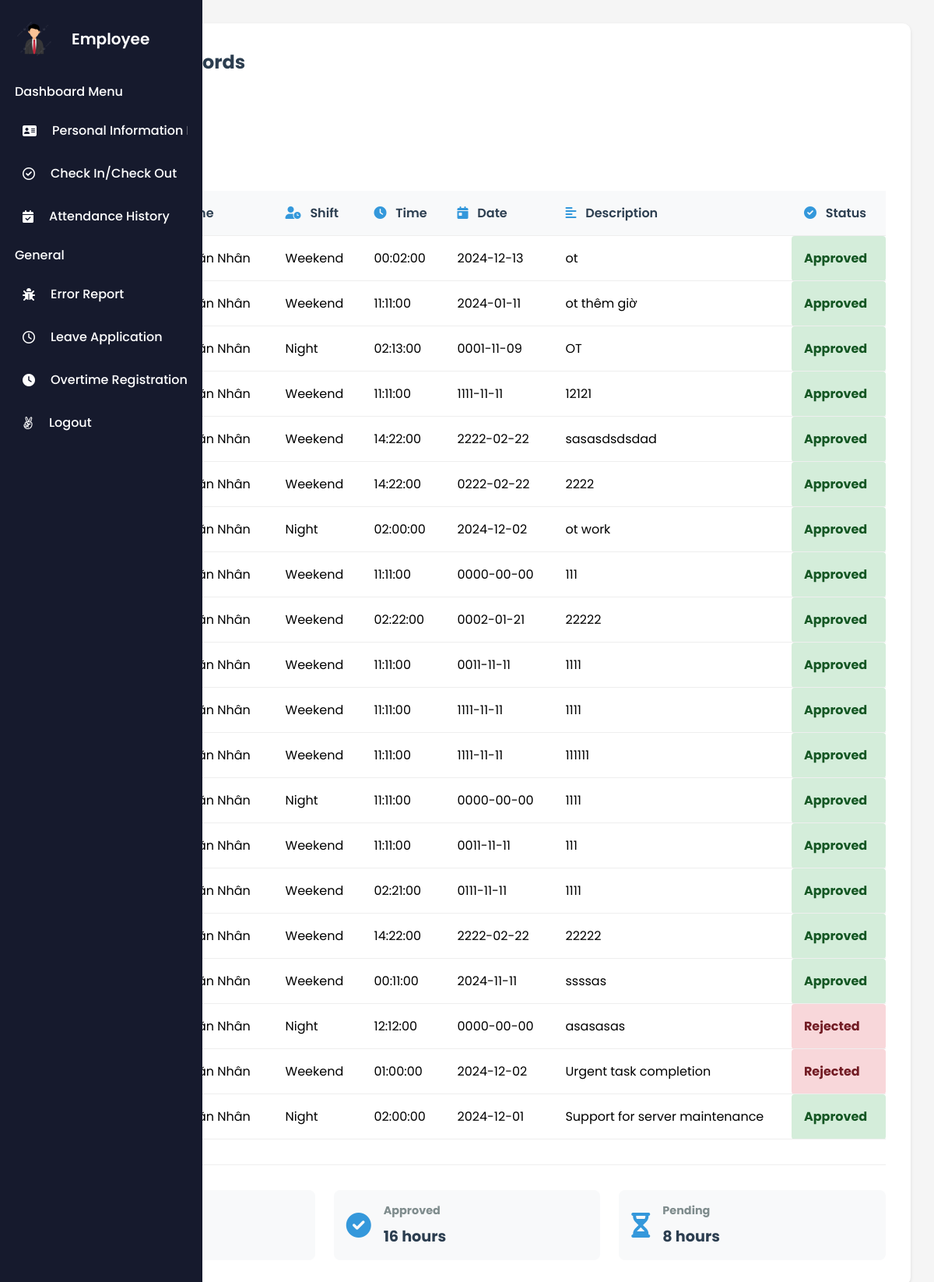
Page /index.php?action=viewPendingOTRequests (signed in) on the committed database.
### tables this page shows
CREATE TABLE `ot` (
  `overtimeID` int(11) NOT NULL,
  `employeeID` int(11) NOT NULL,
  `date` date NOT NULL,
  `shift` enum('Weekend','Night','Holiday') NOT NULL,
  `time` time DEFAULT NULL,
  `description` varchar(255) DEFAULT NULL,
  `status` enum('Pending','Approved','Rejected') NOT NULL DEFAULT 'Pending'
);

CREATE TABLE `employee` (
  `EmployeeID` int(11) NOT NULL,
  `Username` varchar(50) NOT NULL,
  `Password` varchar(100) NOT NULL,
  `FirstName` varchar(50) DEFAULT NULL,
  `LastName` varchar(50) DEFAULT NULL,
  `DateOfBirth` date DEFAULT NULL,
  `Gender` enum('male','female','other') DEFAULT NULL,
  `IdentityNumber` varchar(20) DEFAULT NULL,
  `IdentityIssuedDate` date DEFAULT NULL,
  `IdentityIssuedPlace` varchar(100) DEFAULT NULL,
  `Email` varchar(100) DEFAULT NULL,
  `PhoneNumber` varchar(20) DEFAULT NULL,
  `MaritalStatus` enum('Có gia đình','Độc thân') DEFAULT NULL,
  `Hometown` varchar(100) DEFAULT NULL,
  `PlaceOfBirth` varchar(100) DEFAULT NULL,
  `Nationality` varchar(50) DEFAULT NULL,
  `Role` enum('giam doc','nhan vien','ke toan') DEFAULT NULL,
  `HourlyRate` decimal(10,2) NOT NULL
);

### controllers/OTController.php (called while the page is built, shortened)
<?php
require_once 'models/OvertimeModel.php';
class OTController {
    private $overtimeModel;
    public function __construct($db) {
        $this->overtimeModel = new OvertimeModel($db);
    }
    public function viewPendingOTRequests() {
        $status = isset($_GET['status']) ? $_GET['status'] : 'all';
        $overtime_requests = $this->overtimeModel->getFilteredOvertimeRequests(
            $_SESSION['id'],
            $status
        );
        include 'views/viewPendingOTRequests.php';
    }
}
?>

### models/OvertimeModel.php (called while the page is built, shortened)
<?php
class OvertimeModel {
    private $pdo;
    public function __construct($pdo) {
        $this->pdo = $pdo;
    }
    public function getFilteredOvertimeRequests($employeeId, $status = null) {
        $query = "SELECT ot.*, e.FirstName, e.LastName
                  FROM ot
                  JOIN employee e ON ot.EmployeeID = e.EmployeeID
                  WHERE ot.EmployeeID = :employeeId";
        $params = ['employeeId' => $employeeId];
        $query .= " ORDER BY ot.overtimeID DESC";
        $stmt = $this->pdo->prepare($query);
        $stmt->execute($params);
        return $stmt->fetchAll(PDO::FETCH_ASSOC);
    }
}
?>

### views/viewPendingOTRequests.php (the view, shortened to what this page needs)
<!DOCTYPE html>
<html lang="en">
<head>
    <link rel="stylesheet" href="assets/css/viewPendingOTRequests.css" />
    <link
      rel="stylesheet"
      href="https://cdnjs.cloudflare.com/ajax/libs/font-awesome/6.0.0-beta3/css/all.min.css"
    />
</head>
<body>
    <?php include 'views/layouts/sidebar.php'; ?>
    <div class="main-content">
    <div class="overtime-records-container">
        <div class="records-header">
        <h2><i class="fas fa-history"></i> Overtime Records</h2>
        </div>
        <div class="records-filters">
            <form method="GET" action="index.php" class="filter-form">
                <div class="filter-group">
                    <label><i class="fas fa-filter"></i> Status</label>
                </div>
            </form>
        </div>
        <div class="records-table">
        <table id="overtimeTable">
            <thead>
            <tr>
                <th><i class="fas fa-hashtag"></i> No.</th>
                <th><i class="fas fa-user"></i> Full Name</th>
                <th><i class="fas fa-user-clock"></i> Shift</th>
                <th><i class="fas fa-clock"></i> Time</th>
                <th><i class="fas fa-calendar-day"></i> Date</th>
                <th><i class="fas fa-align-left"></i> Description</th>
                <th><i class="fas fa-check-circle"></i> Status</th>
            </tr>
            </thead>
            <tbody>
                <?php
                    if (isset($overtime_requests) && !empty($overtime_requests)) {
                        $counter = 1;
                        foreach ($overtime_requests as $request) {
                            $statusClass = '';
                            switch ($request['status']) {
                                case 'Approved':
                                    $statusClass = 'approved';
                                    break;
                                case 'Rejected':
                                    $statusClass = 'rejected';
                                    break;
                            }
                            echo "<tr>";
                            echo "<td>{$counter}</td>";
                            echo "<td>{$request['FirstName']} {$request['LastName']}</td>";
                            echo "<td>{$request['shift']}</td>";
                            echo "<td>{$request['time']}</td>";
                            echo "<td>{$request['date']}</td>";
                            echo "<td>{$request['description']}</td>";
                            echo "<td class='status {$statusClass}'>{$request['status']}</td>";
                            echo "</tr>";
                            $counter++;
                        }
                    } else {
                        echo "<tr><td colspan='8'>No overtime requests found.</td></tr>";
                    }
                ?>
        </tbody>
        </table>
        </div>
        <div class="records-summary">
        <div class="summary-item">
            <div class="summary-info">
            <h4>Total Hours</h4>
            <p>24 hours</p>
            </div>
        </div>
        <div class="summary-item">
            <i class="fas fa-check-circle"></i>
            <div class="summary-info">
            <h4>Approved</h4>
            <p>16 hours</p>
            </div>
        </div>
        <div class="summary-item">
            <i class="fas fa-hourglass-half"></i>
            <div class="summary-info">
            <h4>Pending</h4>
            <p>8 hours</p>
            </div>
        </div>
        </div>
    </div>
    </div>
</body>
</html>

### assets/css/viewPendingOTRequests.css (style rules this page uses)
* { margin: 0; padding: 0; box-sizing: border-box; font-family: "Poppins", sans-serif; }
body { min-height: 100vh; background: #f0f4ff; font-family: Arial, sans-serif; margin: 0; padding: 0; background-color: #f5f5f5; }
.main-content { padding: 30px; max-width: 1200px; margin: 0 auto; }
.overtime-records-container { background: #fff; padding: 2rem; border-radius: 10px; box-shadow: 0 2px 4px rgba(0, 0, 0, 0.1); }
.records-header { display: flex; justify-content: space-between; align-items: center; margin-bottom: 2rem; }
.records-header h2 { color: #2c3e50; display: flex; align-items: center; gap: 0.5rem; }
.records-filters { display: flex; gap: 1.5rem; margin-bottom: 2rem; }
.filter-group { display: flex; flex-direction: column; gap: 0.5rem; }
.filter-group label { display: flex; align-items: center; gap: 0.5rem; color: #7f8c8d; }
.records-table { overflow-x: auto; margin-bottom: 2rem; }
.records-table table { width: 100%; border-collapse: collapse; }
.records-table th, .records-table td { padding: 1rem; text-align: left; border-bottom: 1px solid #eee; }
.records-table th { background: #f8f9fa; color: #2c3e50; font-weight: 600; }
.records-table th i { color: #3498db; margin-right: 0.5rem; }
.records-summary { display: grid; grid-template-columns: repeat(3, 1fr); gap: 1.5rem; margin-top: 2rem; padding-top: 2rem; border-top: 1px solid #eee; }
.summary-item { display: flex; align-items: center; gap: 1rem; padding: 1rem; background: #f8f9fa; border-radius: 8px; }
.summary-item i { font-size: 2rem; color: #3498db; }
.summary-info h4 { color: #7f8c8d; font-size: 0.9rem; margin-bottom: 0.5rem; }
.summary-info p { color: #2c3e50; font-size: 1.2rem; font-weight: bold; }

### assets/css/sidebar.css (style rules this page uses)
* { margin: 0; padding: 0; box-sizing: border-box; font-family: "Poppins", sans-serif; }
body { min-height: 100vh; background: #f0f4ff; font-family: Arial, sans-serif; margin: 0; padding: 0; background-color: #f5f5f5; }

### views/viewPendingOTRequests.php (style rules this page uses)
.status { font-weight: bold; padding: 5px 10px; border-radius: 4px; text-align: center; }
.status.approved { background-color: #d4edda; color: #155724; }
.status.rejected { background-color: #f8d7da; color: #721c24; }
.filter-form { margin-bottom: 20px; }
.filter-group { display: inline-block; margin-right: 15px; }
.filter-group label { margin-right: 8px; }

### rows in the picture
ot: employee.LastName "Nhân", shift "Weekend", time "00:02:00", date "2024-12-13", description "ot", status "Approved"
ot: employee.LastName "Nhân", shift "Weekend", time "11:11:00", date "2024-01-11", description "ot thêm giờ", status "Approved"
ot: employee.LastName "Nhân", shift "Night", time "02:13:00", date "0001-11-09", description "OT", status "Approved"
ot: employee.LastName "Nhân", shift "Weekend", time "11:11:00", date "1111-11-11", description "12121", status "Approved"
ot: employee.LastName "Nhân", shift "Weekend", time "14:22:00", date "2222-02-22", description "sasasdsdsdad", status "Approved"
ot: employee.LastName "Nhân", shift "Weekend", time "14:22:00", date "0222-02-22", description "2222", status "Approved"
ot: employee.LastName "Nhân", shift "Night", time "02:00:00", date "2024-12-02", description "ot work", status "Approved"
ot: employee.LastName "Nhân", shift "Weekend", time "11:11:00", date "0000-00-00", description "111", status "Approved"
ot: employee.LastName "Nhân", shift "Weekend", time "02:22:00", date "0002-01-21", description "22222", status "Approved"
ot: employee.LastName "Nhân", shift "Weekend", time "11:11:00", date "0011-11-11", description "1111", status "Approved"
ot: employee.LastName "Nhân", shift "Weekend", time "11:11:00", date "1111-11-11", description "1111", status "Approved"
ot: employee.LastName "Nhân", shift "Weekend", time "11:11:00", date "1111-11-11", description "111111", status "Approved"
ot: employee.LastName "Nhân", shift "Night", time "11:11:00", date "0000-00-00", description "1111", status "Approved"
ot: employee.LastName "Nhân", shift "Weekend", time "11:11:00", date "0011-11-11", description "111", status "Approved"
ot: employee.LastName "Nhân", shift "Weekend", time "02:21:00", date "0111-11-11", description "1111", status "Approved"
ot: employee.LastName "Nhân", shift "Weekend", time "14:22:00", date "2222-02-22", description "22222", status "Approved"
ot: employee.LastName "Nhân", shift "Weekend", time "00:11:00", date "2024-11-11", description "ssssas", status "Approved"
ot: employee.LastName "Nhân", shift "Night", time "12:12:00", date "0000-00-00", description "asasasas", status "Rejected"
ot: employee.LastName "Nhân", shift "Weekend", time "01:00:00", date "2024-12-02", description "Urgent task completion", status "Rejected"
ot: employee.LastName "Nhân", shift "Night", time "02:00:00", date "2024-12-01", description "Support for server maintenance", status "Approved"
